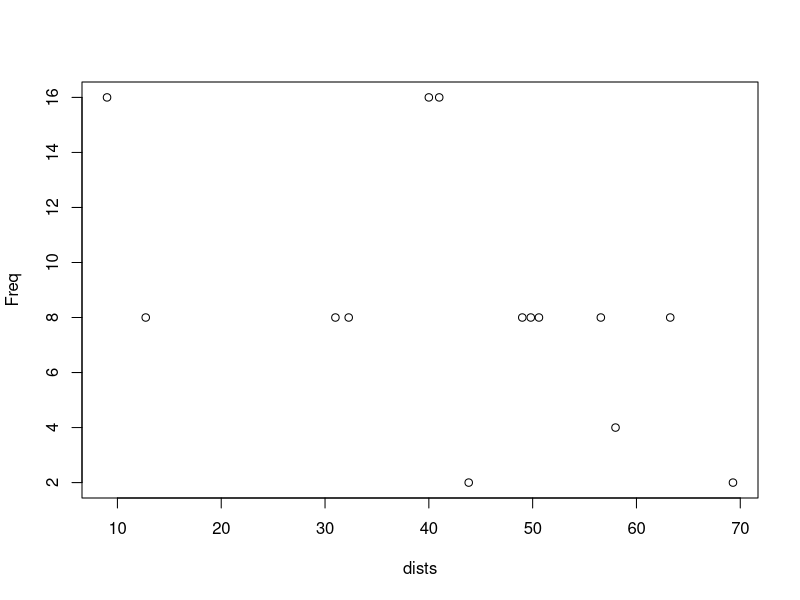
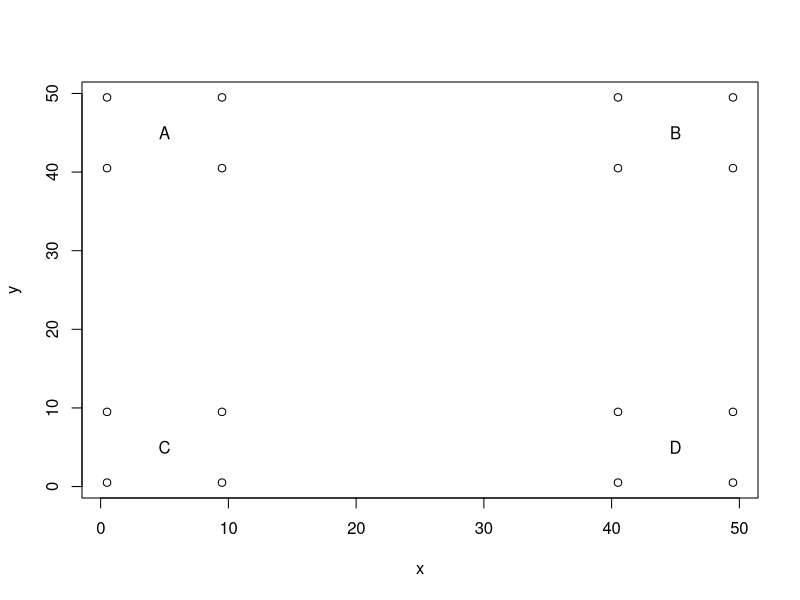
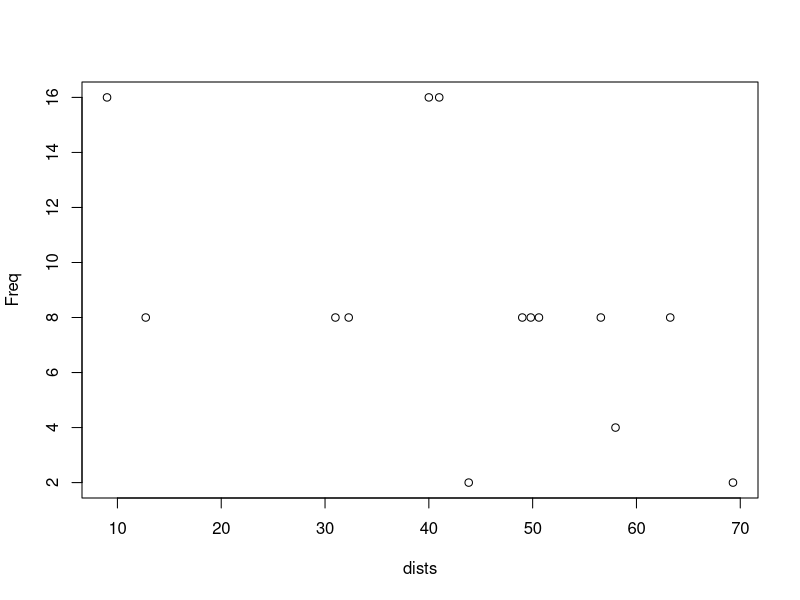

Recreate these plots in R, in order.
library(readxl)

dat_All <- read_xlsx('./data/180926-AllRawData.xlsx',
                     sheet = 'All')
dat_SItes <- read_xlsx('./data/180926-AllRawData.xlsx',
                     sheet = 'SItes')

# fix column names replacing spaces with "_"
names(dat_All) <- sub(" ", "_", names(dat_All), fixed=T)
names(dat_All) <- sub(".", "_", names(dat_All), fixed=T)

names(dat_SItes) <- sub(" ", "_", names(dat_SItes), fixed=T)
names(dat_SItes) <- sub(".", "_", names(dat_SItes), fixed=T)
names(dat_SItes) <- sub("(", "", names(dat_SItes), fixed=T)
names(dat_SItes) <- sub(")", "", names(dat_SItes), fixed=T)

# rename Site to Site_Name so that a conflict does not arise
names(dat_SItes)[1] <- "Site_Name"

# fix Site variable in dat_All
dat_All$Site <- ifelse(dat_All$Site == "CATALOOCHEE", "CATA",
                       dat_All$Site)

# merge subplot ids into site data
site_dat <- merge(dat_All[ , c("Code", "Site", "Subplot", "Sample")],
                 dat_SItes, by.x = "Site", by.y = "Site_Code",
                 all.x = TRUE)

# compute new coordinates based upon sampling design
# see ./figs/plot_design.pdf

calc_coord <- function(x, y, subplot, sample) {
    for(i in seq_along(x)) {
        if (subplot[i] == "A" | subplot[i] == "C")
            x[i] = x[i] - 20
        else 
            x[i] = x[i] + 20
        if (subplot[i] == "A" | subplot[i] == "B")
            y[i] = y[i] + 20
        else
            y[i] = y[i] - 20
        if (sample[i] == 1 | sample[i] == 3) 
            x[i] = x[i] - 4.5
        else
            x[i] = x[i] + 4.5
        if (sample[i] == 1 | sample[i] == 2)
            y[i] = y[i] + 4.5
        else
            y[i] = y[i] - 4.5
    }
    return(data.frame(x, y))
}
    
tst_coords <- data.frame(x = rep(25,16),
                        y = rep(25, 16),
                        subplot = rep(c("A","B","C","D"), each=4),
                        sample = rep(1:4, 4))

new_coords <- with(tst_coords, calc_coord(x, y, subplot, sample))
centroids <- aggregate(new_coords, list(tst_coords$subplot), mean)

pdf('./figs/coord_convert_test.pdf')
plot(new_coords)
text(centroids[1, c('x', 'y')], labels = "A")
text(centroids[2, c('x', 'y')], labels = "B")
text(centroids[3, c('x', 'y')], labels = "C")
text(centroids[4, c('x', 'y')], labels = "D")
dev.off()

# inspect distribution of spatial distances of the plot design
dists<-dist(new_coords,method = "euclidean")
par(mfrow=c(1,1))
dist.distr<-as.data.frame(table(dists))
dist.distr$dists<-as.character(dist.distr$dists)
dist.distr$dists<-as.numeric(dist.distr$dists)
plot(dist.distr)
pdf('./figs/distance_distribution.pdf')
plot(dist.distr)
dev.off()

coords <- with(site_dat, calc_coord(UTM_E, UTM_N, Subplot, Sample))
site_dat <- cbind(site_dat, coords)
row.names(site_dat) = site_dat$Code


# export cleaned site and comm data to file

write.csv(site_dat, file = './data/site_dat.csv')

dat_All = as.data.frame(dat_All)
row.names(dat_All) = dat_All$Code

write.csv(dat_All[ , -(1:4)], file = './data/comm_dat.csv')
